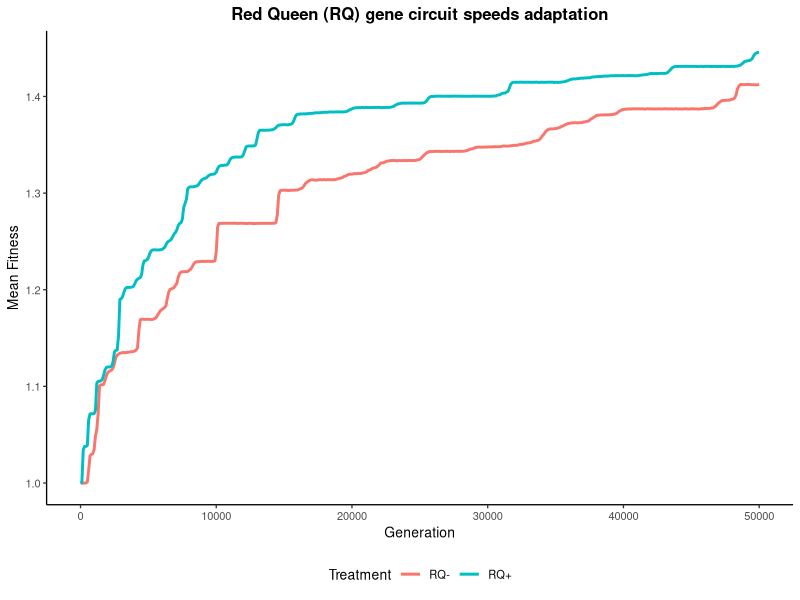

Write R code to recreate this figure.
## plot-slim-fitness.R
## by Rohan Maddamsetti
## Plot mean fitness over time from SLiM simulation output.

library(tidyverse)

## Read the data
DR.data <- read.csv("SLiM-output-DR-50Kgen.csv") %>%
    select(generation, mean_fitness) %>%
    mutate(Treatment="RQ-")

RQ.DR.data <- read.csv("SLiM-output-RQ-DR-50Kgen.csv") %>%
    select(generation, mean_intrinsic_fitness) %>%
    ## CONFUSING: we want mean intrinsic fitness, will
    ## rename to mean fitness for comparisons.
    rename(mean_fitness = mean_intrinsic_fitness) %>%
    mutate(Treatment="RQ+")

fitness.data <- full_join(DR.data, RQ.DR.data)

fitness.plot <- fitness.data %>%
    ggplot(aes(x = generation, y = mean_fitness, color=Treatment)) +
    geom_line(linewidth=1) +
    labs(
        x = "Generation",
        y = "Mean Fitness",
        title = "Red Queen (RQ) gene circuit speeds adaptation"
    ) +
    theme_classic(base_size = 10) +
    theme(
        plot.title = element_text(hjust = 0.5, face = "bold"),
        legend.position="bottom"
    )

## Save the plot
ggsave("RQ-fitness-comparison.pdf", fitness.plot, width=5, height = 3)
